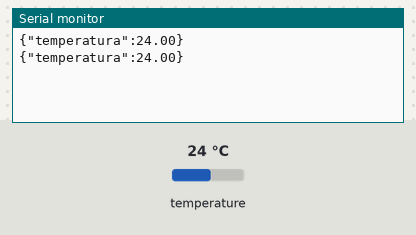
Bench run of a sketch on a simulated Arduino Uno, built with avr-gcc and run on an emulated ATmega328P. Parts: the last lines printed to the serial monitor. The inputs (shaded band) are chosen by the test bench; at power-on: temperature 24 °C.

Above: at 3.3 s.
3.4 s: temperature set to 12 °C
At 5.3 s:
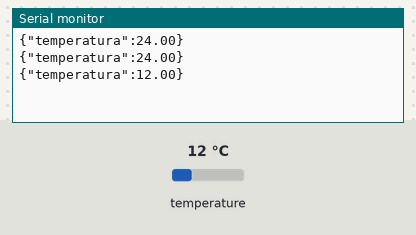
5.9 s: temperature set to 19 °C
At 6.5 s:
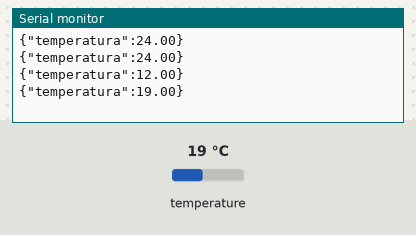
Timing chart, 0 to 8.9 s (numbered marks = the images above; inputs shaded):
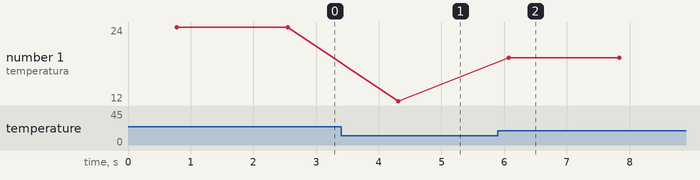

The sketch:

sensor_temperatura_ds18b20.ino
```cpp
/*
  ============================================================
  Bônus Semana 20 — Sensor de Temperatura Real via Web Serial API
  Placa: Arduino UNO

  Ligações:
    DS18B20 VCC    -> 5V
    DS18B20 GND    -> GND
    DS18B20 DADOS  -> pino digital 11
                      (com resistor de pull-up de ~4,7kΩ
                       entre o fio de dados e o 5V)

  Este sketch imprime UMA linha em JSON por segundo na porta
  Serial, ex: {"temperatura":24.31}
  É esse formato que o hook useSerialSensor.js (React) espera
  para dar JSON.parse em cada linha recebida.

  Bibliotecas necessárias (Gerenciador de Bibliotecas da IDE):
    - OneWire (Paul Stoffregen)
    - DallasTemperature (Miles Burton)
  ============================================================
*/

#include <OneWire.h>
#include <DallasTemperature.h>

#define PINO_DS18B20 11

OneWire oneWire(PINO_DS18B20);
DallasTemperature sensores(&oneWire);

void setup() {
  Serial.begin(9600);
  sensores.begin();
}

void loop() {
  sensores.requestTemperatures();
  float temperaturaC = sensores.getTempCByIndex(0);

  if (temperaturaC == DEVICE_DISCONNECTED_C) {
    Serial.println(F("{\"erro\":\"DS18B20 nao encontrado\"}"));
  } else {
    Serial.print(F("{\"temperatura\":"));
    Serial.print(temperaturaC);
    Serial.println(F("}"));
  }

  delay(1000);
}
```

Measured:
- after the input at 3.4 s, the serial monitor: prints a new line after 0.91 s (image 1)
- after the input at 5.9 s, the serial monitor: prints a new line after 0.17 s (image 2)
- plotted number 1: 24 → 12 after the input at 3.4 s, 12 → 19 after the input at 5.9 s
